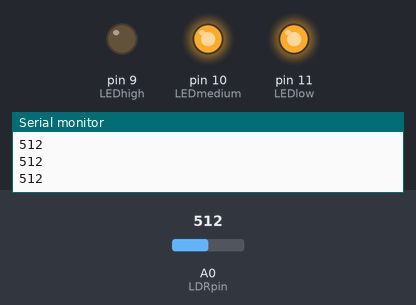
The sketch below on a simulated Arduino Uno, built with avr-gcc and run on an emulated ATmega328P. Shown: output pins drawn as LEDs (lit = HIGH), the last lines printed to the serial monitor. Inputs (shaded band) come from the test bench; at power-on: A0 (LDRpin) = 512.

Above: at 1.2 s.
1.3 s: A0 (LDRpin) set to 493
At 2.5 s:
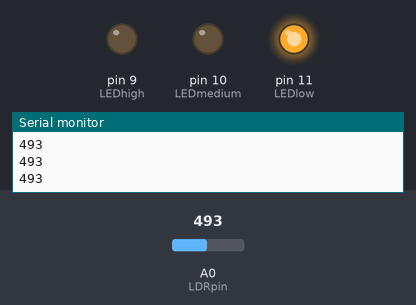
2.8 s: A0 (LDRpin) set to 264
4.3 s: A0 (LDRpin) set to 245
At 4.9 s:
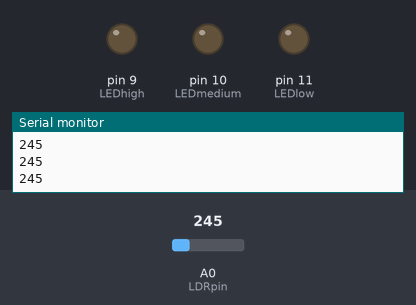
5.8 s: A0 (LDRpin) set to 775
At 7.0 s:
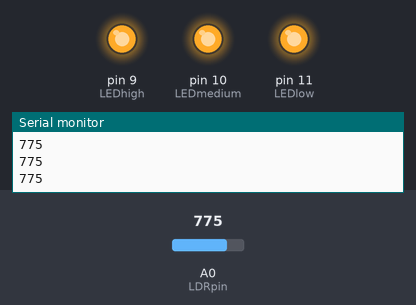
7.3 s: A0 (LDRpin) set to 756
At 8.4 s:
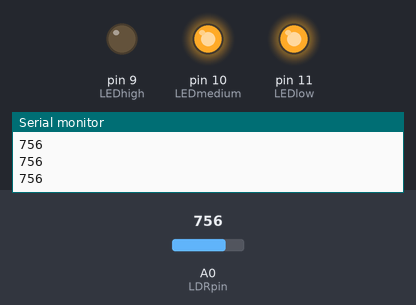
8.8 s: A0 (LDRpin) set to 900
At 9.5 s:
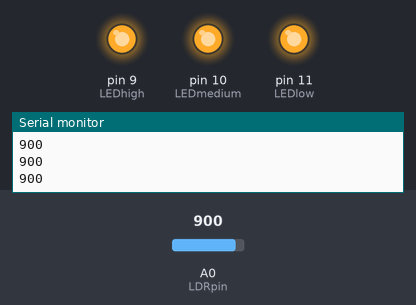
Timing chart, 0 to 11.3 s (numbered marks = the images above; inputs shaded):
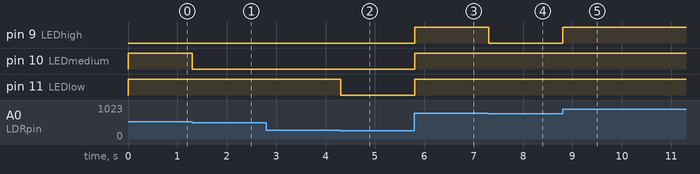

Measured:
- the behaviour switches between 510 and 509 on A0 (LDRpin) (found by bisection; images 0 and 1)
- the behaviour switches between 255 and 254 on A0 (LDRpin) (found by bisection; images 1 and 2)
- the behaviour switches between 765 and 764 on A0 (LDRpin) (found by bisection; images 3 and 4)
- after the input at 1.3 s, pin 10 (LEDmedium): HIGH → LOW at once
- after the input at 4.3 s, pin 11 (LEDlow): HIGH → LOW at once
- after the input at 5.8 s, pin 9 (LEDhigh), pin 10 (LEDmedium), pin 11 (LEDlow): LOW → HIGH at once
- after the input at 7.3 s, pin 9 (LEDhigh): HIGH → LOW at once
- after the input at 8.8 s, pin 9 (LEDhigh): LOW → HIGH at once

The sketch:

Intro-IoT_Lab2.ino
```cpp
#define LDRpin A0
#define LEDlow 11
#define LEDmedium 10
#define LEDhigh 9

int LDRValue = 0;

void setup() {
  Serial.begin(9600);

  pinMode(LEDlow, OUTPUT);
  pinMode(LEDmedium, OUTPUT);
  pinMode(LEDhigh, OUTPUT);

  digitalWrite(LEDlow, LOW);
  digitalWrite(LEDmedium, LOW);
  digitalWrite(LEDhigh, LOW);
}

void loop() {
  LDRValue = analogRead(LDRpin);
  Serial.println(LDRValue);
  if (LDRValue<255) {
    digitalWrite(LEDlow, LOW);
    digitalWrite(LEDmedium, LOW);
    digitalWrite(LEDhigh, LOW);
  }
  else if (LDRValue>=255 && LDRValue<510) {
    digitalWrite(LEDlow, HIGH);
    digitalWrite(LEDmedium, LOW);
    digitalWrite(LEDhigh, LOW);
  }
  else if (LDRValue>=510 && LDRValue<765) {
    digitalWrite(LEDlow, HIGH);
    digitalWrite(LEDmedium, HIGH);
    digitalWrite(LEDhigh, LOW);
  }
  else if (LDRValue>=765 && LDRValue<=1023) {
    digitalWrite(LEDlow, HIGH);
    digitalWrite(LEDmedium, HIGH);
    digitalWrite(LEDhigh, HIGH);
  }
  delay(2);
}
```
